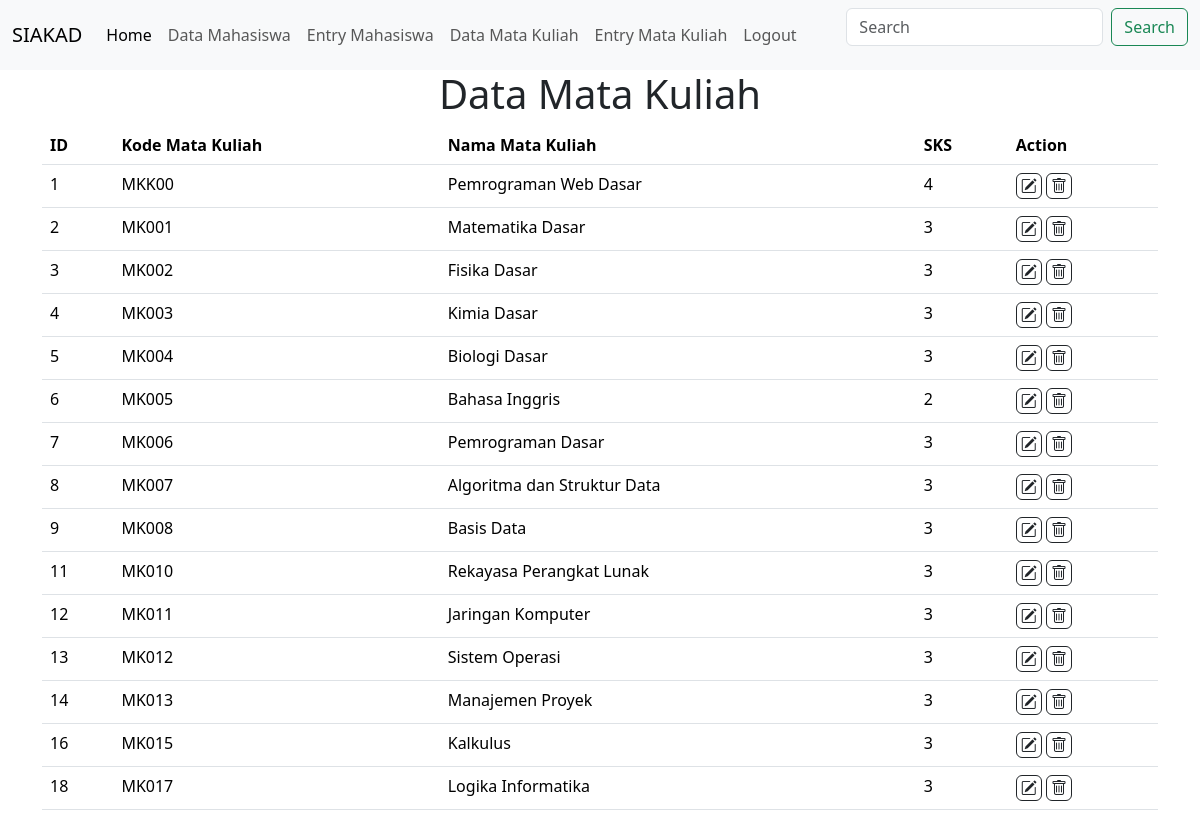
The app's page /index.php?page=matakuliah (signed in) with its own data.
### tables this page shows
CREATE TABLE `matakuliah` (
  `id_matakuliah` int(10) NOT NULL,
  `kode_matakuliah` varchar(20) NOT NULL,
  `nama_matakuliah` varchar(100) NOT NULL,
  `sks` int(2) NOT NULL
);

### tampilMatakuliah.php (the view)
<h1>Data Mata Kuliah</h1>
<table class="table table-hover">
    <thead>
        <tr>
            <th scope="col">ID</th>
            <th scope="col">Kode Mata Kuliah</th>
            <th scope="col">Nama Mata Kuliah</th>
            <th scope="col">SKS</th>
            <th scope="col">Action</th>
        </tr>
    </thead>
    <tbody>
        <?php
        $query = "SELECT * FROM matakuliah ORDER BY id_matakuliah ASC";
        $resault = mysqli_query($link, $query);
        while ($data = mysqli_fetch_assoc($resault)) {
        ?>
        <tr>
            <td><?php echo $data['id_matakuliah']; ?></td>
            <td><?php echo $data['kode_matakuliah']; ?></td>
            <td><?php echo $data['nama_matakuliah']; ?></td>
            <td><?php echo $data['sks']; ?></td>
            <td>
                <a class="icon-link icon-link-hover border border-dark rounded p-1" href="index.php?page=editMatakuliah&id_matakuliah=<?php echo $data['id_matakuliah']; ?>">
                    <i class="bi bi-pencil-square text-dark"></i>
                </a>
                <a class="icon-link icon-link-hover border border-dark rounded p-1" href="prosesHapusMatakuliah.php?id_matakuliah=<?php echo $data['id_matakuliah']; ?>" onclick="return confirm('Apakah Anda yakin ingin menghapus data ini?')">
                    <i class="bi bi-trash text-dark"></i>
                </a>
            </td>
        </tr>
        <?php } ?>
    </tbody>
</table>

### style.css (style rules this page uses)
h1 { text-align: center; }

### records on screen
matakuliah: id_matakuliah "1", kode_matakuliah "MKK00", nama_matakuliah "Pemrograman Web Dasar", sks "4"
matakuliah: id_matakuliah "2", kode_matakuliah "MK001", nama_matakuliah "Matematika Dasar", sks "3"
matakuliah: id_matakuliah "3", kode_matakuliah "MK002", nama_matakuliah "Fisika Dasar", sks "3"
matakuliah: id_matakuliah "4", kode_matakuliah "MK003", nama_matakuliah "Kimia Dasar", sks "3"
matakuliah: id_matakuliah "5", kode_matakuliah "MK004", nama_matakuliah "Biologi Dasar", sks "3"
matakuliah: id_matakuliah "6", kode_matakuliah "MK005", nama_matakuliah "Bahasa Inggris", sks "2"
matakuliah: id_matakuliah "7", kode_matakuliah "MK006", nama_matakuliah "Pemrograman Dasar", sks "3"
matakuliah: id_matakuliah "8", kode_matakuliah "MK007", nama_matakuliah "Algoritma dan Struktur Data", sks "3"
matakuliah: id_matakuliah "9", kode_matakuliah "MK008", nama_matakuliah "Basis Data", sks "3"
matakuliah: id_matakuliah "11", kode_matakuliah "MK010", nama_matakuliah "Rekayasa Perangkat Lunak", sks "3"
matakuliah: id_matakuliah "12", kode_matakuliah "MK011", nama_matakuliah "Jaringan Komputer", sks "3"
matakuliah: id_matakuliah "13", kode_matakuliah "MK012", nama_matakuliah "Sistem Operasi", sks "3"
matakuliah: id_matakuliah "14", kode_matakuliah "MK013", nama_matakuliah "Manajemen Proyek", sks "3"
matakuliah: id_matakuliah "16", kode_matakuliah "MK015", nama_matakuliah "Kalkulus", sks "3"
matakuliah: id_matakuliah "18", kode_matakuliah "MK017", nama_matakuliah "Logika Informatika", sks "3"
